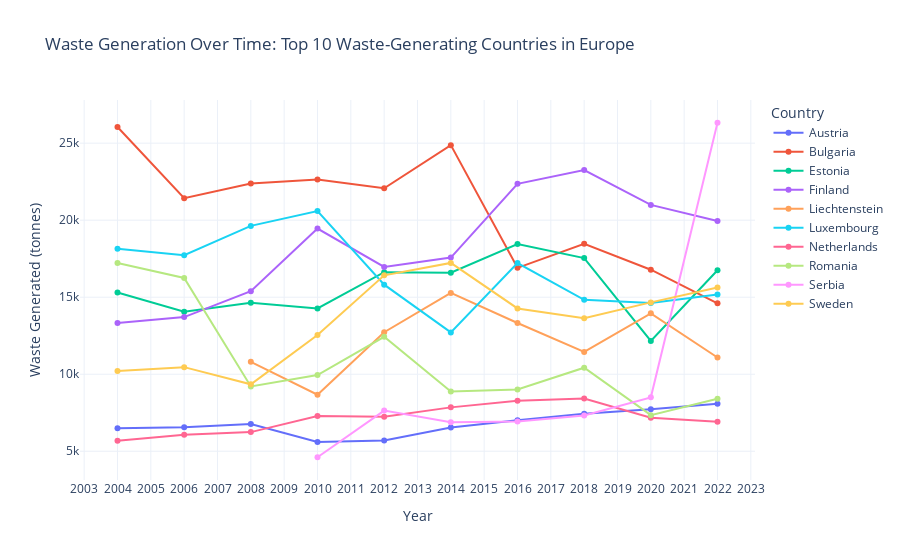

Notebook source saved alongside this figure:
### Code cell
import pandas as pd
import plotly.express as px

# Step 1: Copy and clean dataset
df_filtered = df_total_waste.copy()

# Remove EU aggregate and drop rows with missing values
df_filtered = df_filtered[df_filtered['geo'] != 'EU27_2020']
df_filtered = df_filtered.dropna(subset=['OBS_VALUE'])

# Step 2: Get top 10 countries by total waste generated (across all years)
top10_countries = (
    df_filtered
    .groupby('Geopolitical entity (reporting)', as_index=False)['OBS_VALUE']
    .sum()
    .sort_values(by='OBS_VALUE', ascending=False)
    .head(10)['Geopolitical entity (reporting)']
)

# Step 3: Filter original dataset for only those top 10 countries
df_top10 = df_filtered[df_filtered['Geopolitical entity (reporting)'].isin(top10_countries)]

# Step 4: Create interactive line plot for all years
fig = px.line(
    df_top10,
    x='TIME_PERIOD',
    y='OBS_VALUE',
    color='Geopolitical entity (reporting)',
    title="Waste Generation Over Time: Top 10 Waste-Generating Countries in Europe",
    labels={
        'TIME_PERIOD': 'Year',
        'OBS_VALUE': 'Waste Generated (tonnes)',
        'Geopolitical entity (reporting)': 'Country'
    },
    markers=True,
    template='plotly_white'
)

fig.update_layout(
    xaxis=dict(dtick=1),
    yaxis_title='Waste Generated (tonnes)',
    legend_title='Country'
)

fig.show()

### Figure 1 — Plotly figure (JSON) as saved in the notebook; plotly's stock layout.template omitted (floating-point values rounded to 4 significant figures)
{"data": [{"hovertemplate": "Country=Austria<br>Year=%{x}<br>Waste Generated (tonnes)=%{y}<extra></extra>", "legendgroup": "Austria", "line": {"color": "#636efa", "dash": "solid"}, "marker": {"symbol": "circle"}, "mode": "lines+markers", "name": "Austria", "orientation": "v", "showlegend": true, "type": "scatter", "x": [2004, 2006, 2008, 2010, 2012, 2014, 2016, 2018, 2020, 2022], "xaxis": "x", "y": [6488, 6565, 6767, 5596, 5699, 6537, 7008, 7428, 7728, 8079], "yaxis": "y"}, {"hovertemplate": "Country=Bulgaria<br>Year=%{x}<br>Waste Generated (tonnes)=%{y}<extra></extra>", "legendgroup": "Bulgaria", "line": {"color": "#EF553B", "dash": "solid"}, "marker": {"symbol": "circle"}, "mode": "lines+markers", "name": "Bulgaria", "orientation": "v", "showlegend": true, "type": "scatter", "x": [2004, 2006, 2008, 2010, 2012, 2014, 2016, 2018, 2020, 2022], "xaxis": "x", "y": [26050, 21429, 22375, 22635, 22072, 24872, 16907, 18470, 16785, 14603], "yaxis": "y"}, {"hovertemplate": "Country=Estonia<br>Year=%{x}<br>Waste Generated (tonnes)=%{y}<extra></extra>", "legendgroup": "Estonia", "line": {"color": "#00cc96", "dash": "solid"}, "marker": {"symbol": "circle"}, "mode": "lines+markers", "name": "Estonia", "orientation": "v", "showlegend": true, "type": "scatter", "x": [2004, 2006, 2008, 2010, 2012, 2014, 2016, 2018, 2020, 2022], "xaxis": "x", "y": [15310, 14058, 14647, 14270, 16627, 16587, 18451, 17539, 12163, 16752], "yaxis": "y"}, {"hovertemplate": "Country=Finland<br>Year=%{x}<br>Waste Generated (tonnes)=%{y}<extra></extra>", "legendgroup": "Finland", "line": {"color": "#ab63fa", "dash": "solid"}, "marker": {"symbol": "circle"}, "mode": "lines+markers", "name": "Finland", "orientation": "v", "showlegend": true, "type": "scatter", "x": [2004, 2006, 2008, 2010, 2012, 2014, 2016, 2018, 2020, 2022], "xaxis": "x", "y": [13333, 13711, 15394, 19454, 16961, 17572, 22359, 23253, 20993, 19950], "yaxis": "y"}, {"hovertemplate": "Country=Liechtenstein<br>Year=%{x}<br>Waste Generated (tonnes)=%{y}<extra></extra>", "legendgroup": "Liechtenstein", "line": {"color": "#FFA15A", "dash": "solid"}, "marker": {"symbol": "circle"}, "mode": "lines+markers", "name": "Liechtenstein", "orientation": "v", "showlegend": true, "type": "scatter", "x": [2008, 2010, 2012, 2014, 2016, 2018, 2020, 2022], "xaxis": "x", "y": [10806, 8666, 12727, 15278, 13325, 11448, 13951, 11088], "yaxis": "y"}, {"hovertemplate": "Country=Luxembourg<br>Year=%{x}<br>Waste Generated (tonnes)=%{y}<extra></extra>", "legendgroup": "Luxembourg", "line": {"color": "#19d3f3", "dash": "solid"}, "marker": {"symbol": "circle"}, "mode": "lines+markers", "name": "Luxembourg", "orientation": "v", "showlegend": true, "type": "scatter", "x": [2004, 2006, 2008, 2010, 2012, 2014, 2016, 2018, 2020, 2022], "xaxis": "x", "y": [18153, 17728, 19630, 20597, 15816, 12713, 17217, 14828, 14618, 15169], "yaxis": "y"}, {"hovertemplate": "Country=Netherlands<br>Year=%{x}<br>Waste Generated (tonnes)=%{y}<extra></extra>", "legendgroup": "Netherlands", "line": {"color": "#FF6692", "dash": "solid"}, "marker": {"symbol": "circle"}, "mode": "lines+markers", "name": "Netherlands", "orientation": "v", "showlegend": true, "type": "scatter", "x": [2004, 2006, 2008, 2010, 2012, 2014, 2016, 2018, 2020, 2022], "xaxis": "x", "y": [5678, 6067, 6242, 7291, 7233, 7848, 8281, 8429, 7175, 6921], "yaxis": "y"}, {"hovertemplate": "Country=Romania<br>Year=%{x}<br>Waste Generated (tonnes)=%{y}<extra></extra>", "legendgroup": "Romania", "line": {"color": "#B6E880", "dash": "solid"}, "marker": {"symbol": "circle"}, "mode": "lines+markers", "name": "Romania", "orientation": "v", "showlegend": true, "type": "scatter", "x": [2004, 2006, 2008, 2010, 2012, 2014, 2016, 2018, 2020, 2022], "xaxis": "x", "y": [17215, 16248, 9209, 9949, 12432, 8871, 9012, 10425, 7344, 8410], "yaxis": "y"}, {"hovertemplate": "Country=Serbia<br>Year=%{x}<br>Waste Generated (tonnes)=%{y}<extra></extra>", "legendgroup": "Serbia", "line": {"color": "#FF97FF", "dash": "solid"}, "marker": {"symbol": "circle"}, "mode": "lines+markers", "name": "Serbia", "orientation": "v", "showlegend": true, "type": "scatter", "x": [2010, 2012, 2014, 2016, 2018, 2020, 2022], "xaxis": "x", "y": [4610, 7640, 6890, 6937, 7319, 8499, 26325], "yaxis": "y"}, {"hovertemplate": "Country=Sweden<br>Year=%{x}<br>Waste Generated (tonnes)=%{y}<extra></extra>", "legendgroup": "Sweden", "line": {"color": "#FECB52", "dash": "solid"}, "marker": {"symbol": "circle"}, "mode": "lines+markers", "name": "Sweden", "orientation": "v", "showlegend": true, "type": "scatter", "x": [2004, 2006, 2008, 2010, 2012, 2014, 2016, 2018, 2020, 2022], "xaxis": "x", "y": [10203, 10459, 9346, 12545, 16420, 17226, 14272, 13628, 14664, 15627], "yaxis": "y"}], "layout": {"legend": {"title": {"text": "Country"}, "tracegroupgap": 0}, "title": {"text": "Waste Generation Over Time: Top 10 Waste-Generating Countries in Europe"}, "xaxis": {"anchor": "y", "domain": [0, 1], "dtick": 1, "title": {"text": "Year"}}, "yaxis": {"anchor": "x", "domain": [0, 1], "title": {"text": "Waste Generated (tonnes)"}}}}
